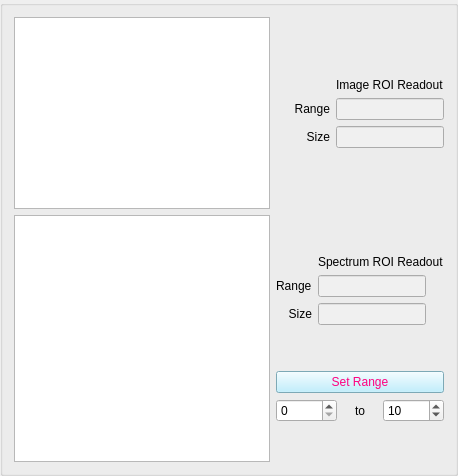
     <widget class="QGroupBox" name="groupBox_6">
      <property name="sizePolicy">
       <sizepolicy hsizetype="Minimum" vsizetype="Preferred">
        <horstretch>0</horstretch>
        <verstretch>0</verstretch>
       </sizepolicy>
      </property>
      <property name="styleSheet">
       <string notr="true">font:12pt &quot;Segoe UI&quot;;</string>
      </property>
      <property name="title">
       <string/>
      </property>
      <layout class="QGridLayout" name="gridLayout_19">
       <item row="1" column="1">
        <layout class="QGridLayout" name="gridLayout_14">
         <item row="2" column="0">
          <layout class="QGridLayout" name="gridLayout_12">
           <item row="1" column="0">
            <widget class="QSpinBox" name="sb_roi_spec_s">
             <property name="maximum">
              <number>10000</number>
             </property>
             <property name="singleStep">
              <number>2</number>
             </property>
            </widget>
           </item>
           <item row="1" column="1">
            <widget class="QLabel" name="label_21">
             <property name="text">
              <string>to</string>
             </property>
             <property name="alignment">
              <set>Qt::AlignCenter</set>
             </property>
            </widget>
           </item>
           <item row="1" column="2">
            <widget class="QSpinBox" name="sb_roi_spec_e">
             <property name="minimum">
              <number>1</number>
             </property>
             <property name="maximum">
              <number>10000</number>
             </property>
             <property name="singleStep">
              <number>2</number>
             </property>
             <property name="value">
              <number>10</number>
             </property>
            </widget>
           </item>
           <item row="0" column="0" colspan="3">
            <widget class="QPushButton" name="pb_set_spec_roi">
             <property name="styleSheet">
              <string notr="true">background-color: rgb(175, 236, 255);
color: rgb(255, 0, 127);
</string>
             </property>
             <property name="text">
              <string>Set Range</string>
             </property>
            </widget>
           </item>
           <item row="2" column="0">
            <spacer name="verticalSpacer_9">
             <property name="orientation">
              <enum>Qt::Vertical</enum>
             </property>
             <property name="sizeHint" stdset="0">
              <size>
               <width>20</width>
               <height>40</height>
              </size>
             </property>
            </spacer>
           </item>
          </layout>
         </item>
         <item row="0" column="0">
          <layout class="QGridLayout" name="gridLayout_11">
           <item row="2" column="1">
            <widget class="QLineEdit" name="le_spec_roi">
             <property name="sizePolicy">
              <sizepolicy hsizetype="Fixed" vsizetype="Fixed">
               <horstretch>0</horstretch>
               <verstretch>0</verstretch>
              </sizepolicy>
             </property>
             <property name="styleSheet">
              <string notr="true">color: rgb(255, 75, 52);
background-color: rgb(240, 240, 240);</string>
             </property>
             <property name="readOnly">
              <bool>true</bool>
             </property>
            </widget>
           </item>
           <item row="3" column="0">
            <widget class="QLabel" name="label_29">
             <property name="styleSheet">
              <string notr="true">font: 75 10pt &quot;MS Shell Dlg 2&quot;;</string>
             </property>
             <property name="text">
              <string>Size</string>
             </property>
             <property name="alignment">
              <set>Qt::AlignRight|Qt::AlignTrailing|Qt::AlignVCenter</set>
             </property>
            </widget>
           </item>
           <item row="3" column="1">
            <widget class="QLineEdit" name="le_spec_roi_size">
             <property name="sizePolicy">
              <sizepolicy hsizetype="Fixed" vsizetype="Fixed">
               <horstretch>0</horstretch>
               <verstretch>0</verstretch>
              </sizepolicy>
             </property>
             <property name="styleSheet">
              <string notr="true">color: rgb(255, 75, 52);
background-color: rgb(240, 240, 240);</string>
             </property>
             <property name="readOnly">
              <bool>true</bool>
             </property>
            </widget>
           </item>
           <item row="0" column="1">
            <spacer name="verticalSpacer_7">
             <property name="orientation">
              <enum>Qt::Vertical</enum>
             </property>
             <property name="sizeHint" stdset="0">
              <size>
               <width>20</width>
               <height>40</height>
              </size>
             </property>
            </spacer>
           </item>
           <item row="2" column="0">
            <widget class="QLabel" name="label_8">
             <property name="text">
              <string>Range</string>
             </property>
            </widget>
           </item>
           <item row="1" column="1">
            <widget class="QLabel" name="label_3">
             <property name="text">
              <string>Spectrum ROI Readout</string>
             </property>
            </widget>
           </item>
          </layout>
         </item>
         <item row="1" column="0">
          <spacer name="verticalSpacer_11">
           <property name="orientation">
            <enum>Qt::Vertical</enum>
           </property>
           <property name="sizeHint" stdset="0">
            <size>
             <width>20</width>
             <height>40</height>
            </size>
           </property>
          </spacer>
         </item>
        </layout>
       </item>
       <item row="0" column="1">
        <layout class="QGridLayout" name="gridLayout_6">
         <item row="2" column="1">
          <widget class="QLineEdit" name="le_roi">
           <property name="sizePolicy">
            <sizepolicy hsizetype="Fixed" vsizetype="Fixed">
             <horstretch>0</horstretch>
             <verstretch>0</verstretch>
            </sizepolicy>
           </property>
           <property name="styleSheet">
            <string notr="true">color: rgb(255, 75, 52);
background-color: rgb(240, 240, 240);</string>
           </property>
           <property name="readOnly">
            <bool>true</bool>
           </property>
          </widget>
         </item>
         <item row="3" column="0">
          <widget class="QLabel" name="label_28">
           <property name="styleSheet">
            <string notr="true">font: 75 10pt &quot;MS Shell Dlg 2&quot;;</string>
           </property>
           <property name="text">
            <string>Size</string>
           </property>
           <property name="alignment">
            <set>Qt::AlignRight|Qt::AlignTrailing|Qt::AlignVCenter</set>
           </property>
          </widget>
         </item>
         <item row="3" column="1">
          <widget class="QLineEdit" name="le_roi_size">
           <property name="sizePolicy">
            <sizepolicy hsizetype="Fixed" vsizetype="Fixed">
             <horstretch>0</horstretch>
             <verstretch>0</verstretch>
            </sizepolicy>
           </property>
           <property name="styleSheet">
            <string notr="true">color: rgb(255, 75, 52);
background-color: rgb(240, 240, 240);</string>
           </property>
           <property name="readOnly">
            <bool>true</bool>
           </property>
          </widget>
         </item>
         <item row="2" column="0">
          <widget class="QLabel" name="label_4">
           <property name="text">
            <string>Range</string>
           </property>
           <property name="alignment">
            <set>Qt::AlignRight|Qt::AlignTrailing|Qt::AlignVCenter</set>
           </property>
          </widget>
         </item>
         <item row="4" column="1">
          <spacer name="verticalSpacer_8">
           <property name="orientation">
            <enum>Qt::Vertical</enum>
           </property>
           <property name="sizeHint" stdset="0">
            <size>
             <width>20</width>
             <height>40</height>
            </size>
           </property>
          </spacer>
         </item>
         <item row="0" column="1">
          <spacer name="verticalSpacer_10">
           <property name="orientation">
            <enum>Qt::Vertical</enum>
           </property>
           <property name="sizeHint" stdset="0">
            <size>
             <width>20</width>
             <height>40</height>
            </size>
           </property>
          </spacer>
         </item>
         <item row="1" column="1">
          <widget class="QLabel" name="label_7">
           <property name="text">
            <string>Image ROI Readout</string>
           </property>
          </widget>
         </item>
        </layout>
       </item>
       <item row="0" column="0">
        <widget class="ImageView" name="image_view">
         <property name="sizePolicy">
          <sizepolicy hsizetype="Expanding" vsizetype="Expanding">
           <horstretch>0</horstretch>
           <verstretch>0</verstretch>
          </sizepolicy>
         </property>
        </widget>
       </item>
       <item row="1" column="0">
        <widget class="PlotWidget" name="spectrum_view"/>
       </item>
      </layout>
     </widget>
